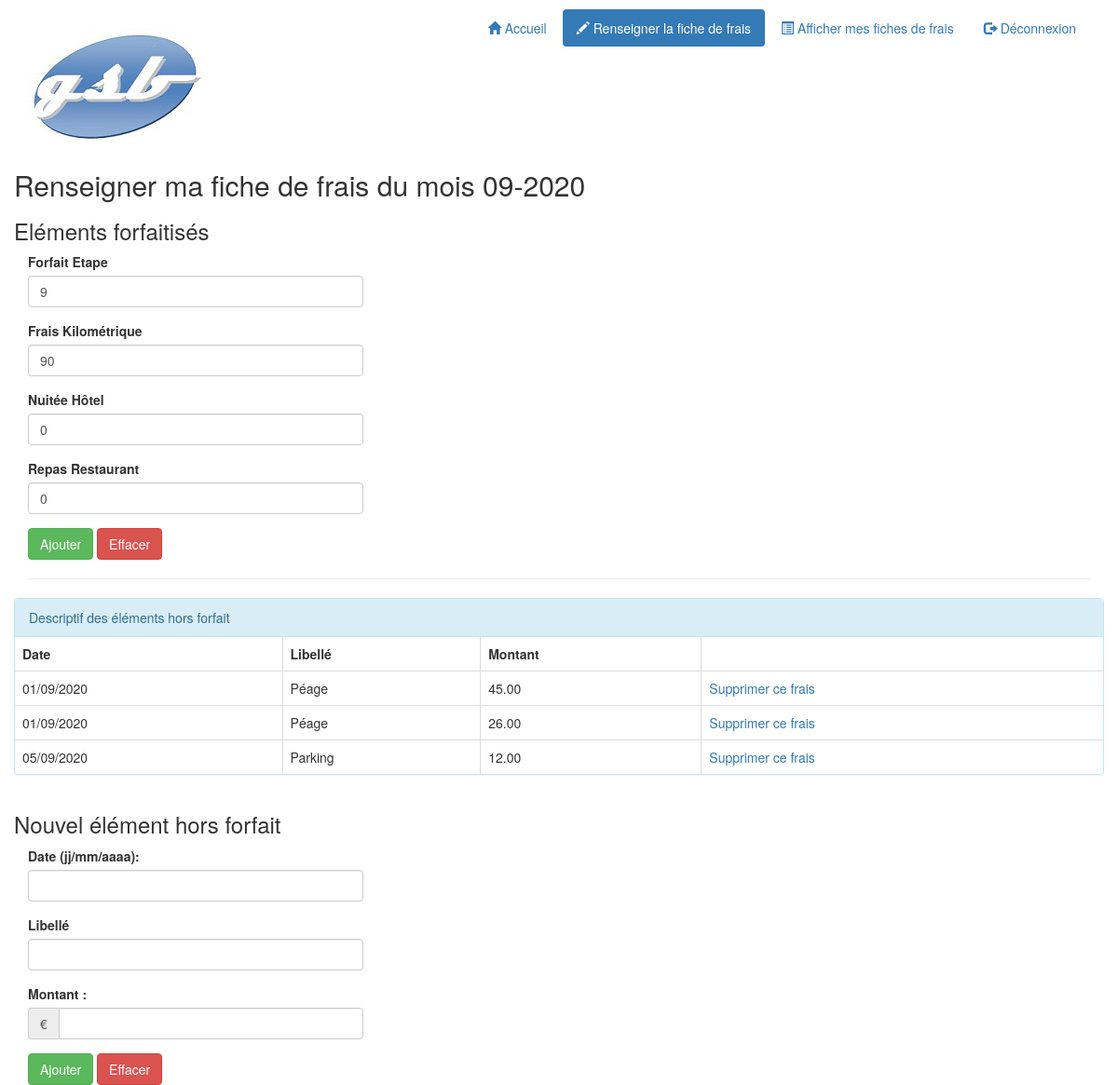
The app's page /GSB_AppliMVC/www/index.php?uc=gererFrais&action=saisirFrais (signed in) with its own data.
### tables this page shows
CREATE TABLE IF NOT EXISTS `lignefraisforfait` (
  `idvisiteur` char(4) NOT NULL,
  `mois` char(6) NOT NULL,
  `idfraisforfait` char(3) NOT NULL,
  `quantite` int(11) DEFAULT NULL,
  PRIMARY KEY (`idvisiteur`,`mois`,`idfraisforfait`),
  KEY `idfraisforfait` (`idfraisforfait`)
);

CREATE TABLE IF NOT EXISTS `fraisforfait` (
  `id` char(3) NOT NULL,
  `libelle` char(20) DEFAULT NULL,
  `montant` decimal(5,2) DEFAULT NULL,
  PRIMARY KEY (`id`)
);

CREATE TABLE IF NOT EXISTS `lignefraishorsforfait` (
  `id` int(11) NOT NULL AUTO_INCREMENT,
  `idvisiteur` char(4) NOT NULL,
  `mois` char(6) NOT NULL,
  `libelle` varchar(100) DEFAULT NULL,
  `date` date DEFAULT NULL,
  `montant` decimal(10,2) DEFAULT NULL,
  PRIMARY KEY (`id`),
  KEY `idvisiteur` (`idvisiteur`,`mois`)
);

### GSB_AppliMVC/www/includes/fct.inc.php (called while the page is built, shortened)
<?php
function estConnecte()
{
    return isset($_SESSION['idVisiteur']);
}
function dateAnglaisVersFrancais($maDate)
{
    @list($annee, $mois, $jour) = explode('-', $maDate);
    $date = $jour . '/' . $mois . '/' . $annee;
    return $date;
}
function getMois($date)
{
    @list($jour, $mois, $annee) = explode('/', $date);
    return $annee . $mois;
}

### GSB_AppliMVC/www/controleurs/c_gererFrais.php (called while the page is built, shortened)
<?php
$idVisiteur = $_SESSION['idVisiteur'];
$mois = getMois(date('d/m/Y'));
$numAnnee = substr($mois, 0, 4);
$numMois = substr($mois, 4, 2);
$lesFraisHorsForfait = $pdo->getLesFraisHorsForfait($idVisiteur, $mois);
$lesFraisForfait = $pdo->getLesFraisForfait($idVisiteur, $mois);
require 'vues/v_listeFraisForfait.php';
require 'vues/v_listeFraisHorsForfait.php';

### GSB_AppliMVC/www/includes/class.pdogsb.inc.php (called while the page is built, shortened)
<?php
class PdoGsb
{
    private static $serveur = 'mysql:host=localhost';
    private static $bdd = 'dbname=gsb_frais';
    private static $user = 'userGsb';
    private static $mdp = 'secret';
    private static $monPdo;
    private static $monPdoGsb = null;
    private function __construct()
    {
        PdoGsb::$monPdo = new PDO(
            PdoGsb::$serveur . ';' . PdoGsb::$bdd,
            PdoGsb::$user,
            PdoGsb::$mdp
        );
        PdoGsb::$monPdo->query('SET CHARACTER SET utf8');
    }
    public static function getPdoGsb()
    {
        if (PdoGsb::$monPdoGsb == null) {
            PdoGsb::$monPdoGsb = new PdoGsb();
        }
        return PdoGsb::$monPdoGsb;
    }
    public function getLesFraisHorsForfait($idVisiteur, $mois)
    {
        $requetePrepare = PdoGsb::$monPdo->prepare(
            'SELECT * FROM lignefraishorsforfait '
            . 'WHERE lignefraishorsforfait.idvisiteur = :unIdVisiteur '
            . 'AND lignefraishorsforfait.mois = :unMois'
        );
        $requetePrepare->bindParam(':unIdVisiteur', $idVisiteur, PDO::PARAM_STR);
        $requetePrepare->bindParam(':unMois', $mois, PDO::PARAM_STR);
        $requetePrepare->execute();
        $lesLignes = $requetePrepare->fetchAll();
        for ($i = 0; $i < count($lesLignes); $i++) {
            $date = $lesLignes[$i]['date'];
            $lesLignes[$i]['date'] = dateAnglaisVersFrancais($date);
        }
        return $lesLignes;
    }
    public function getLesFraisForfait($idVisiteur, $mois)
    {
        $requetePrepare = PdoGSB::$monPdo->prepare(
            'SELECT fraisforfait.id as idfrais, '
            . 'fraisforfait.libelle as libelle, '
            . 'lignefraisforfait.quantite as quantite '
            . 'FROM lignefraisforfait '
            . 'INNER JOIN fraisforfait '
            . 'ON fraisforfait.id = lignefraisforfait.idfraisforfait '
            . 'WHERE lignefraisforfait.idvisiteur = :unIdVisiteur '
            . 'AND lignefraisforfait.mois = :unMois '
            . 'ORDER BY lignefraisforfait.idfraisforfait'
        );
        $requetePrepare->bindParam(':unIdVisiteur', $idVisiteur, PDO::PARAM_STR);
        $requetePrepare->bindParam(':unMois', $mois, PDO::PARAM_STR);
        $requetePrepare->execute();
        return $requetePrepare->fetchAll();
    }
}

### GSB_AppliMVC/www/vues/v_listeFraisForfait.php (the view, shortened to what this page needs)
<div class="row">
<?php
if ($_SESSION['typeProfil'] == 'Visiteur') {
    ?>
    <h2>Renseigner ma fiche de frais du mois
        <?php echo $numMois . '-' . $numAnnee ?>
    </h2>
    <?php
}
?>
    <h3>Eléments forfaitisés</h3>
    <div class="col-md-4">
    <?php
    if ($_SESSION['typeProfil'] == 'Visiteur') {
        ?>
        <form method="post"
              action="index.php?uc=gererFrais&action=validerMajFraisForfait"
              role="form">
    <?php
    } elseif ($_SESSION['typeProfil'] == 'Comptable') {
        ?>
        <form name="fraisForfait" method="post"
        action="index.php?uc=validerFrais&action=corrigerFraisForfait"
        role="form">
        <?php
    }
    ?>
            <fieldset>
                <?php
                foreach ($lesFraisForfait as $unFrais) {
                    $idFrais = $unFrais['idfrais'];
                    $libelle = htmlspecialchars($unFrais['libelle']);
                    $quantite = $unFrais['quantite']; ?>
                    <div class="form-group">
                        <label for="idFrais"><?php echo $libelle ?></label>
                        <input type="text" id="idFrais"
                               name="lesFrais[<?php echo $idFrais ?>]"
                               size="10" maxlength="5"
                               value="<?php echo $quantite ?>"
                               class="form-control">
                    </div>
                    <?php
                }
                if ($_SESSION['typeProfil'] == 'Visiteur') {
                ?>
                    <button class="btn btn-success" type="submit">Ajouter</button>
                    <button class="btn btn-danger" type="reset">Effacer</button>
                    <?php
                } elseif ($_SESSION['typeProfil'] == 'Comptable') {
                    ?>
                    <button class="btn btn-success" type="submit">Corriger</button>
                    <button class="btn btn-danger" type="reset">Réinitialiser</button>
                    <?php
                }
                ?>
            </fieldset>
        </form>
    </div>
</div>

### GSB_AppliMVC/www/vues/v_entete.php (shortened to what this page needs)
<!DOCTYPE html>
<html>
    <head>
        <link href="./styles/bootstrap/bootstrap.css" rel="stylesheet">
        <link href="./styles/style.css" rel="stylesheet">
    </head>
    <body>
        <div class="container">
            <?php
            $uc = filter_input(INPUT_GET, 'uc', FILTER_SANITIZE_STRING);
            if ($estConnecte) {
                ?>
            <div class="header">
                <div class="row vertical-align">
                    <div class="col-md-4">
                        <h1>
                            <img src="./images/logo.jpg" class="img-responsive"
                                 alt="Laboratoire Galaxy-Swiss Bourdin"
                                 title="Laboratoire Galaxy-Swiss Bourdin">
                        </h1>
                    </div>
                    <div class="col-md-8">
                        <ul class="nav nav-pills pull-right" role="tablist">
                            <li <?php if (!$uc || $uc == 'accueil') { ?>class="active" <?php } ?>>
                                <a href="index.php">
                                    <span class="glyphicon glyphicon-home"></span>
                                    Accueil
                                </a>
                            </li>
                                <?php
                                if ($_SESSION['typeProfil'] == 'Visiteur') {
                                    ?>
                                <li <?php if ($uc == 'gererFrais') { ?>class="active"<?php } ?>>
                                    <a href="index.php?uc=gererFrais&action=saisirFrais">
                                        <span class="glyphicon glyphicon-pencil"></span>
                                        Renseigner la fiche de frais
                                    </a>
                                </li>
                                <li <?php if ($uc == 'etatFrais') { ?>class="active"<?php } ?>>
                                    <a href="index.php?uc=etatFrais&action=selectionnerMois">
                                        <span class="glyphicon glyphicon-list-alt"></span>
                                        Afficher mes fiches de frais
                                    </a>
                                </li>
                                    <?php
                                }
                                ?>
                            <li
                            <?php if ($uc == 'deconnexion') { ?>class="active"<?php } ?>>
                                <a href="index.php?uc=deconnexion&action=demandeDeconnexion">
                                    <span class="glyphicon glyphicon-log-out"></span>
                                    Déconnexion
                                </a>
                            </li>
                        </ul>
                    </div>
                </div>
            </div>
                <?php
            }

### GSB_AppliMVC/www/index.php (shortened to what this page needs)
<?php
require_once 'includes/fct.inc.php';
require_once 'includes/class.pdogsb.inc.php';
$pdo = PdoGsb::getPdoGsb();
$estConnecte = estConnecte();
require 'vues/v_entete.php';
$uc = filter_input(INPUT_GET, 'uc', FILTER_SANITIZE_STRING);
switch ($uc) {
case 'gererFrais':
    include 'controleurs/c_gererFrais.php';
    break;
}
require 'vues/v_pied.php';

### GSB_AppliMVC/www/vues/v_listeFraisHorsForfait.php (shortened to what this page needs)
<hr>
<div class="row">
    <div class="panel panel-info">
        <div class="panel-heading">Descriptif des éléments hors forfait</div>
        <table class="table table-bordered table-responsive">
            <thead>
                <tr>
                    <th class="date">Date</th>
                    <th class="libelle">Libellé</th>
                    <th class="montant">Montant</th>
                    <th class="action">&nbsp;</th>
                </tr>
            </thead>
            <tbody>
            <?php
            foreach ($lesFraisHorsForfait as $unFraisHorsForfait) {
                $libelle = htmlspecialchars($unFraisHorsForfait['libelle']);
                $date = $unFraisHorsForfait['date'];
                $montant = $unFraisHorsForfait['montant'];
                $id = $unFraisHorsForfait['id']; ?>
                <tr>
                    <td> <?php echo $date ?></td>
                    <td> <?php echo $libelle ?></td>
                    <td><?php echo $montant ?></td>
                    <td><a href="index.php?uc=gererFrais&action=supprimerFrais&idFrais=<?php echo $id ?>"
                           onclick="return confirm('Voulez-vous vraiment supprimer ce frais?');">Supprimer ce frais</a></td>
                </tr>
                <?php
            }
            ?>
            </tbody>
        </table>
    </div>
</div>
<div class="row">
    <h3>Nouvel élément hors forfait</h3>
    <div class="col-md-4">
        <form action="index.php?uc=gererFrais&action=validerCreationFrais"
              method="post" role="form">
            <div class="form-group">
                <label for="txtDateHF">Date (jj/mm/aaaa): </label>
                <input type="text" id="txtDateHF" name="dateFrais"
                       class="form-control" id="text">
            </div>
            <div class="form-group">
                <label for="txtLibelleHF">Libellé</label>
                <input type="text" id="txtLibelleHF" name="libelle"
                       class="form-control" id="text">
            </div>
            <div class="form-group">
                <label for="txtMontantHF">Montant : </label>
                <div class="input-group">
                    <span class="input-group-addon">€</span>
                    <input type="text" id="txtMontantHF" name="montant"
                           class="form-control" value="">
                </div>
            </div>
            <button class="btn btn-success" type="submit">Ajouter</button>
            <button class="btn btn-danger" type="reset">Effacer</button>
        </form>
    </div>
</div>

### GSB_AppliMVC/www/vues/v_pied.php (shortened to what this page needs)
        </div>
    </body>
</html>

### GSB_AppliMVC/www/styles/style.css (style rules this page uses)
.header { margin-top: 10px; }

### records on screen
lignefraisforfait: idfraisforfait.libelle "Forfait Etape", quantite "9"
lignefraisforfait: idfraisforfait.libelle "Frais Kilométrique", quantite "90"
lignefraisforfait: idfraisforfait.libelle "Nuitée Hôtel", quantite "0"
lignefraisforfait: idfraisforfait.libelle "Repas Restaurant", quantite "0"
lignefraishorsforfait: date "01/09/2020", libelle "Péage", montant "45.00"
lignefraishorsforfait: date "01/09/2020", libelle "Péage", montant "26.00"
lignefraishorsforfait: date "05/09/2020", libelle "Parking", montant "12.00"

### other values on screen
$numMois "09"
$numAnnee "2020"
